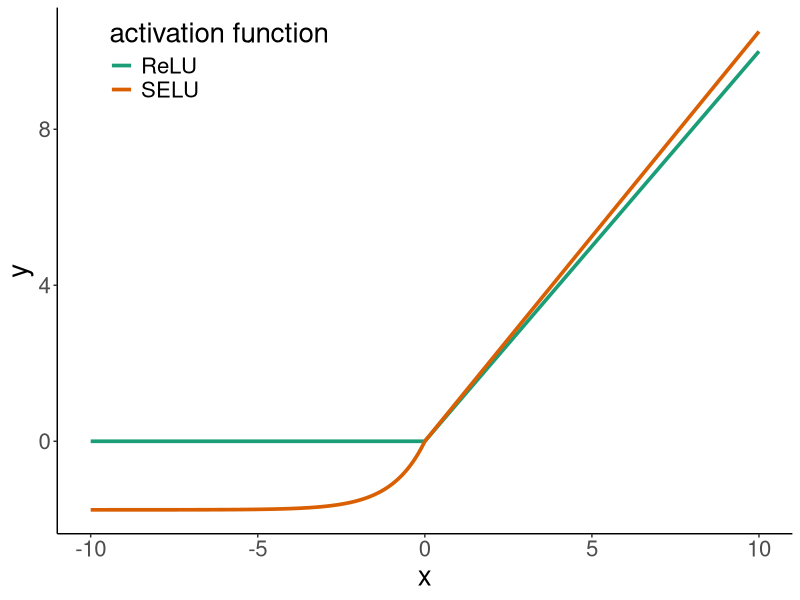

Write R code to recreate this figure.
library(ggplot2)
x=seq(-10,10,by=0.05)
alpha=1.67326324
lambda=1.05070098
y=x
for(i in 1:length(x)){
if(x[i]>0){
	y[i]=lambda*x[i]
}else{
	y[i]=lambda*(alpha*exp(x[i])-alpha)
}
}
df1=data.frame(x,y,gp="SELU")

for(i in 1:length(x)){
if(x[i]>0){
	y[i]=x[i]
}else{
	y[i]=0
}
}
df2=data.frame(x,y,gp="ReLU")

df=rbind(df1,df2)
ggplot(data=df,aes(x=x,y=y, group=gp))+
geom_line(aes(color=gp), size=1.25)+
scale_color_brewer(name="activation function",palette="Dark2")+
theme_classic()+
theme(text = element_text(size=20), legend.position = c(0.22, 0.9))
